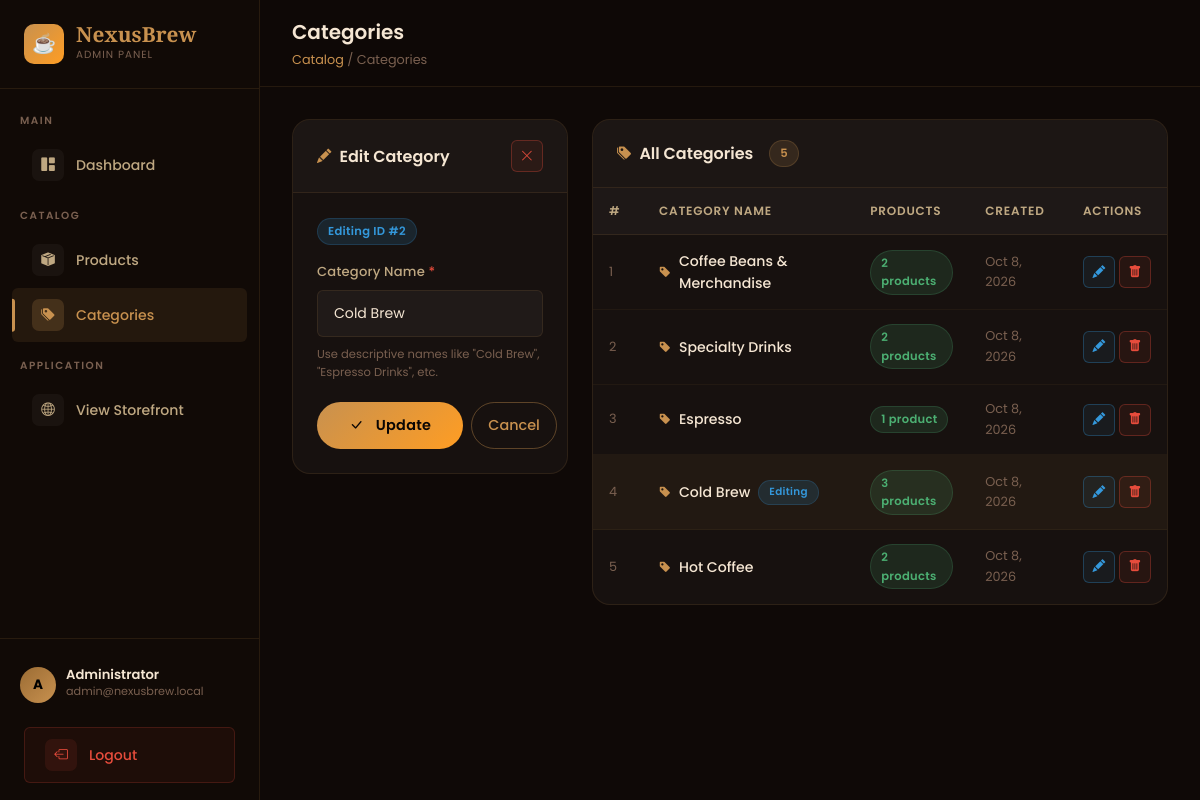
The app's page /categories.php?edit_id=2 (signed in) with its own data.
### tables this page shows
CREATE TABLE categories (
    id         INT AUTO_INCREMENT PRIMARY KEY,
    name       VARCHAR(100) NOT NULL,
    created_at DATETIME DEFAULT CURRENT_TIMESTAMP
);

### categories.php (the view, shortened to what this page needs)
<?php
require_once __DIR__ . '/db.php';
$editCat    = null;
if (isset($_GET['edit_id'])) {
    $editId    = $_GET['edit_id'];
    $editQuery = "SELECT * FROM categories WHERE id = " . $editId;
    $editRes   = mysqli_query($conn, $editQuery);
    if ($editRes && mysqli_num_rows($editRes) > 0) {
        $editCat = mysqli_fetch_assoc($editRes);
    }
}
$allResult = mysqli_query($conn, "SELECT c.*, COUNT(p.id) AS product_count FROM categories c LEFT JOIN products p ON c.id = p.category_id GROUP BY c.id ORDER BY c.id DESC");
$allCats   = [];
while ($row = mysqli_fetch_assoc($allResult)) {
    $allCats[] = $row;
}
?>
<!DOCTYPE html>
<html lang="en">
<head>
    <link rel="stylesheet" href="https://cdn.jsdelivr.net/npm/bootstrap@5.3.2/dist/css/bootstrap.min.css">
    <link rel="stylesheet" href="https://cdn.jsdelivr.net/npm/bootstrap-icons@1.11.3/font/bootstrap-icons.min.css">
    <link rel="stylesheet" href="assets/css/style.css">
</head>
<body>
<div class="admin-layout">
    <?php include __DIR__ . '/includes/sidebar.php'; ?>
    <main class="admin-main">
        <div class="admin-topbar">
            <div>
                <div class="topbar-title">Categories</div>
                <div class="topbar-breadcrumb">
                    <span>Catalog</span> / Categories
                </div>
            </div>
        </div>
        <div class="admin-content">
            <div class="row g-4">
                <div class="col-lg-4">
                    <div class="admin-card">
                        <div class="admin-card-header">
                            <div class="admin-card-title">
                                <i class="bi bi-<?= $editCat ? 'pencil-fill' : 'plus-circle-fill' ?>"></i>
                                <?= $editCat ? 'Edit Category' : 'Add New Category' ?>
                            </div>
                            <?php if ($editCat): ?>
                                <a href="categories.php" class="btn-action delete" title="Cancel edit">
                                    <i class="bi bi-x-lg"></i>
                                </a>
                            <?php endif; ?>
                        </div>
                        <div class="admin-card-body">
                            <form method="POST" action="categories.php" id="categoryForm">
                                <?php if ($editCat): ?>
                                    <div class="nb-badge nb-badge-info mb-3">
                                        Editing ID #<?= (int)$editCat['id'] ?>
                                    </div>
                                <?php endif; ?>
                                <div class="nb-form-group">
                                    <label class="nb-label" for="cat_name">
                                        Category Name <span style="color:var(--danger);">*</span>
                                    </label>
                                    <input
                                        type="text"
                                        id="cat_name"
                                        name="cat_name"
                                        class="nb-input"
                                        placeholder="e.g. Hot Coffee"
                                        value="<?= $editCat ? htmlspecialchars($editCat['name']) : (isset($_POST['cat_name']) ? $_POST['cat_name']  : '') ?>"
                                        required
                                        autofocus
                                    >
                                    <p style="font-size:0.72rem;color:var(--text-muted);margin-top:0.5rem;">
                                        Use descriptive names like "Cold Brew", "Espresso Drinks", etc.
                                    </p>
                                </div>
                                <div class="d-flex gap-2">
                                    <button type="submit" class="btn-gold" style="flex:1;justify-content:center;" id="saveCategoryBtn">
                                        <i class="bi bi-<?= $editCat ? 'check-lg' : 'plus-lg' ?> me-1"></i>
                                        <?= $editCat ? 'Update' : 'Add Category' ?>
                                    </button>
                                    <?php if ($editCat): ?>
                                        <a href="categories.php" class="btn-outline-gold" style="padding:0.7rem 1rem;" id="cancelCatEditBtn">
                                            Cancel
                                        </a>
                                    <?php endif; ?>
                                </div>
                            </form>
                        </div>
                    </div>
                </div>
                <div class="col-lg-8">
                    <div class="admin-card">
                        <div class="admin-card-header">
                            <div class="admin-card-title">
                                <i class="bi bi-tags-fill"></i>
                                All Categories
                                <span class="nb-badge nb-badge-gold ms-2"><?= count($allCats) ?></span>
                            </div>
                        </div>
                        <div style="overflow-x:auto;">
                            <table class="nb-table">
                                <thead>
                                    <tr>
                                        <th style="width:50px;">#</th>
                                        <th>Category Name</th>
                                        <th>Products</th>
                                        <th>Created</th>
                                        <th style="width:100px;">Actions</th>
                                    </tr>
                                </thead>
                                <tbody>
                                    <?php if (empty($allCats)): ?>
                                        <tr>
                                            <td colspan="5">
                                                <div class="empty-state py-4">
                                                    <div class="empty-state-icon"><i class="bi bi-tags"></i></div>
                                                    <div class="empty-state-title">No categories yet</div>
                                                    <p style="font-size:0.82rem;margin-top:0.5rem;">
                                                        Add your first category using the form.
                                                    </p>
                                                </div>
                                            </td>
                                        </tr>
                                    <?php else: ?>
                                        <?php foreach ($allCats as $i => $cat): ?>
                                            <tr <?= $editCat && $editCat['id'] == $cat['id'] ? 'style="background:rgba(200,145,79,0.06);"' : '' ?>>
                                                <td style="color:var(--text-muted);font-size:0.8rem;"><?= $i + 1 ?></td>
                                                <td>
                                                    <div style="font-weight:500;display:flex;align-items:center;gap:8px;">
                                                        <i class="bi bi-tag-fill" style="color:var(--gold);font-size:0.75rem;"></i>
                                                        <?= htmlspecialchars($cat['name']) ?>
                                                        <?php if ($editCat && $editCat['id'] == $cat['id']): ?>
                                                            <span class="nb-badge nb-badge-info" style="font-size:0.65rem;">Editing</span>
                                                        <?php endif; ?>
                                                    </div>
                                                </td>
                                                <td>
                                                    <a href="products.php" style="text-decoration:none;">
                                                        <span class="nb-badge <?= $cat['product_count'] > 0 ? 'nb-badge-success' : 'nb-badge-danger' ?>">
                                                            <?= $cat['product_count'] ?> product<?= $cat['product_count'] != 1 ? 's' : '' ?>
                                                        </span>
                                                    </a>
                                                </td>
                                                <td style="font-size:0.8rem;color:var(--text-muted);">
                                                    <?= date('M j, Y', strtotime($cat['created_at'])) ?>
                                                </td>
                                                <td>
                                                    <div class="d-flex gap-1">
                                                        <a href="categories.php?edit_id=<?= $cat['id'] ?>"
                                                           class="btn-action edit"
                                                           title="Edit category"
                                                           id="editCat<?= $cat['id'] ?>">
                                                            <i class="bi bi-pencil-fill"></i>
                                                        </a>
                                                        <a href="categories.php?delete_id=<?= $cat['id'] ?>"
                                                           class="btn-action delete"
                                                           data-confirm="Delete category '<?= htmlspecialchars($cat['name']) ?>'? Products in this category will become uncategorized."
                                                           title="Delete category"
                                                           id="deleteCat<?= $cat['id'] ?>">
                                                            <i class="bi bi-trash-fill"></i>
                                                        </a>
                                                    </div>
                                                </td>
                                            </tr>
                                        <?php endforeach; ?>
                                    <?php endif; ?>
                                </tbody>
                            </table>
                        </div>
                    </div>
                </div>
            </div>
        </div>
    </main>
</div>
</body>
</html>

### records on screen
categories: id "2", cat_name "Cold Brew", name "Cold Brew", shows "Editing", product_count "3", created_at "Oct 8, 2026"
categories: name "Coffee Beans & Merchandise", product_count "2", created_at "Oct 8, 2026"
categories: name "Specialty Drinks", product_count "2", created_at "Oct 8, 2026"
categories: name "Espresso", product_count "1", created_at "Oct 8, 2026"
categories: name "Hot Coffee", product_count "2", shows "s", created_at "Oct 8, 2026"

### other values on screen
count($allCats) "5"
